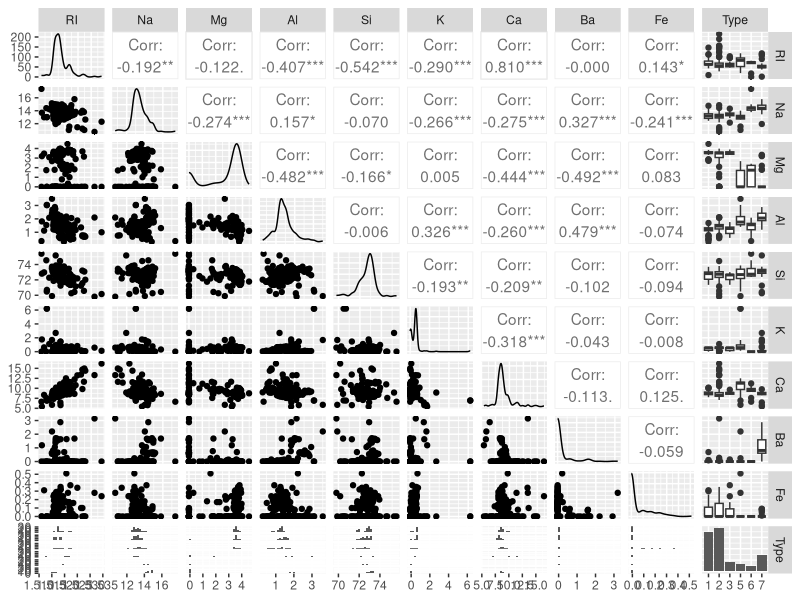
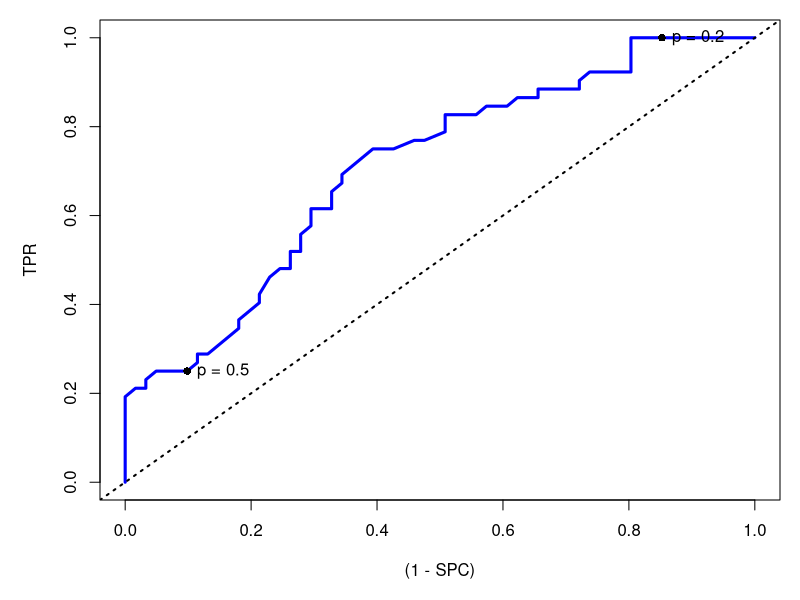

The R script that drew these images, in order: (Note: this script raises an error after producing the figures.)
## ---- chunk 1
library('mlbench')
library('GGally')
library('MASS')

my.seed <- 123
train.percent <- 0.75
# Исходные данные: набор Glass
data(Glass)
head(Glass)
dim(Glass)
# графики разброса
ggpairs(Glass)
## ---- chunk 2
# Отбираем наблюдения в обучающую выборку
set.seed(my.seed)
inTrain <- sample(seq_along(Glass$Type),
                  nrow(Glass) * train.percent)
inTest <- -inTrain
df <- Glass[inTrain, ] 
df.1 <- Glass[inTest, ] 
summary(df, digits = 2)

# фактические значения на обучающей выборке
Факт <- df$Type
# Логистическая регрессия 
#Была проведена процедура последовательного исключения незначимых факторов
model.logit <- glm(Type ~ RI + Na + Mg + Al + Si + K + Ca + Ba + Fe, 
                   data = df,
                   family = 'binomial')

summary(model.logit)
model.logit2 <- glm(Type ~ RI + Na + Mg + Al + Si + K + Ca + Ba, 
                   data = df,
                   family = 'binomial')

summary(model.logit2)
model.logit3 <- glm(Type ~ Na + Mg + Al + Si + K + Ca + Ba, 
                    data = df,
                    family = 'binomial')

summary(model.logit3)
model.logit4 <- glm(Type ~ Na + Mg + Si + K + Ca + Ba, 
                    data = df,
                    family = 'binomial')

summary(model.logit4)
model.logit5 <- glm(Type ~ Na + Mg + Si + Ca + Ba, 
                    data = df,
                    family = 'binomial')

summary(model.logit5)
model.logit6 <- glm(Type ~ Mg + Si + Ca + Ba, 
                    data = df,
                    family = 'binomial')

summary(model.logit6)
model.logit7 <- glm(Type ~ Mg + Si + Ca, 
                    data = df,
                    family = 'binomial')

summary(model.logit7)
# прогноз: вероятности принадлежности классу '1' 
p.logit <- predict(model.logit7, df, type = 'response')

Прогноз <- factor(ifelse(p.logit > 0.5, 2, 1), levels = c(1,2),
                  labels = c('2', '1')) 



# матрица неточностей
conf.m <- table(Факт, Прогноз)
conf.m

# чувствительность
conf.m[2, 2] / sum(conf.m[2, ])
# специфичность
conf.m[1, 1] / sum(conf.m[1, ])
# верность
sum(diag(conf.m)) / sum(conf.m)

# фактические значения на тестовой выборке
Факт.1 <- df.1$Type
model.logit7 <- glm(Type ~ Mg + Si + Ca, 
                    data = df.1,
                    family = 'binomial')

summary(model.logit7)
# прогноз: вероятности принадлежности классу '1' 
p.logit <- predict(model.logit7, df.1, type = 'response')

Прогноз1 <- factor(ifelse(p.logit > 0.5, 2, 1), levels = c(1,2),
                  labels = c('2', '1')) 



# матрица неточностей
conf.m <- table(Факт.1, Прогноз1)
conf.m

# чувствительность
conf.m[2, 2] / sum(conf.m[2, ])
# специфичность
conf.m[1, 1] / sum(conf.m[1, ])
# верность
sum(diag(conf.m)) / sum(conf.m)

## ---- chunk 3
# LDA 
#Обучающая 
model.lda <- lda(Type ~ Mg + Si + Ca, data = df)

model.lda

# прогноз: вероятности принадлежности классу '1' 
p.lda <- predict(model.lda, df, 
                 type = 'response')
Прогноз <- factor(ifelse(p.lda$posterior[, '1'] > 0.5, 
                         2, 1),
                  levels = c(1, 2),
                  labels = c('2', '1'))

# матрица неточностей
conf.m <- table(Факт, Прогноз)
conf.m

# чувствительность
conf.m[2, 2] / sum(conf.m[2, ])
# специфичность
conf.m[1, 1] / sum(conf.m[1, ])
# верность
sum(diag(conf.m)) / sum(conf.m)

#тестовая 
model.lda1 <- lda(Type ~ Mg + Si + Ca, data = df.1)

model.lda1

# прогноз: вероятности принадлежности классу '1' 
p.lda1 <- predict(model.lda, df.1, 
                 type = 'response')
Прогноз1 <- factor(ifelse(p.lda1$posterior[, '1'] > 0.5, 
                         2, 1),
                  levels = c(1, 2),
                  labels = c('2', '1'))

# матрица неточностей
conf.m <- table(Факт.1, Прогноз1)
conf.m

# чувствительность
conf.m[2, 2] / sum(conf.m[2, ])
# специфичность
conf.m[1, 1] / sum(conf.m[1, ])
# верность
sum(diag(conf.m)) / sum(conf.m)

## ---- chunk 4
# ROC-кривая для LDA на обучающей
# считаем 1-SPC и TPR для всех вариантов границы отсечения
x <- NULL    # для (1 - SPC)
y <- NULL    # для TPR

# заготовка под матрицу неточностей
tbl <- as.data.frame(matrix(rep(0, 4), 2, 2))
rownames(tbl) <- c('fact.2', 'fact.1')
colnames(tbl) <- c('predict.2', 'predict.1')

# цикл по вероятностям отсечения
for (p in seq(0, 1, length = 501)) {
  # прогноз
  Прогноз <- factor(ifelse(p.lda$posterior[, '1'] > p, 
                           2, 1),
                    levels = c(1, 2),
                    labels = c('2', '1'))
  
  # фрейм со сравнением факта и прогноза
  df.compare <- data.frame(Факт = Факт, Прогноз = Прогноз)
  
  # заполняем матрицу неточностей
  # TN
  tbl[1, 1] <- nrow(df.compare[df.compare$Факт == '2' & df.compare$Прогноз == '2', ])
  
  # TP
  tbl[2, 2] <- nrow(df.compare[df.compare$Факт == '1' & df.compare$Прогноз == '1', ])
  
  # FP
  tbl[1, 2] <- nrow(df.compare[df.compare$Факт == '2' & df.compare$Прогноз == '1', ])
  
  # FN
  tbl[2, 1] <- nrow(df.compare[df.compare$Факт == '1' & df.compare$Прогноз == '2', ])
  
  
  # считаем характеристики
  TPR <- tbl[2, 2] / sum(tbl[2, ])
  y <- c(y, TPR)
  SPC <- tbl[1, 1] / sum(tbl[1, ])
  x <- c(x, 1 - SPC)
}

# строим ROC-кривую
par(mar = c(5, 5, 1, 1))
# кривая
plot(x, y, 
     type = 'l', col = 'blue', lwd = 3,
     xlab = '(1 - SPC)', ylab = 'TPR', 
     xlim = c(0, 1), ylim = c(0, 1))

# прямая случайного классификатора
abline(a = 0, b = 1, lty = 3, lwd = 2)
p.vector <- seq(0, 1, length = 501)
# точка для вероятности 0.5
points(x[p.vector == 0.5], y[p.vector == 0.5], pch = 16)
text(x[p.vector == 0.5], y[p.vector == 0.5], 'p = 0.5', pos = 4)
# точка для вероятности 0.2
points(x[p.vector == 0.2], y[p.vector == 0.2], pch = 16)
text(x[p.vector == 0.2], y[p.vector == 0.2], 'p = 0.2', pos = 4)


# ROC-кривая для LDA на тестовой
x1 <- NULL    # для (1 - SPC)
y1 <- NULL    # для TPR

# заготовка под матрицу неточностей
tbl1 <- as.data.frame(matrix(rep(0, 4), 2, 2))
rownames(tbl1) <- c('fact.2', 'fact.1')
colnames(tbl1) <- c('predict.2', 'predict.1')

# вектор вероятностей для перебора
p.vector <- seq(0, 1, length = 501)

# цикл по вероятностям отсечения
for (p in p.vector) {
  # прогноз
  Прогноз1 <- factor(ifelse(p.lda1$posterior[, '1'] > p, 
                           2, 1),
                    levels = c(1, 2),
                    labels = c('2', '1'))
  
  # фрейм со сравнением факта и прогноза
  df1.compare <- data.frame(Факт1 = Факт1, Прогноз1 = Прогноз1)
  
  # заполняем матрицу неточностей
  tbl1[1, 1] <- nrow(df1.compare[df1.compare$Факт1 == '2' & df1.compare$Прогноз1 == '2', ])
  tbl1[2, 2] <- nrow(df1.compare[df1.compare$Факт1 == '1' & df1.compare$Прогноз1 == '1', ])
  tbl1[1, 2] <- nrow(df1.compare[df1.compare$Факт1 == '2' & df1.compare$Прогноз1 == '1', ])
  tbl1[2, 1] <- nrow(df1.compare[df1.compare$Факт1 == '1' & df1.compare$Прогноз1 == '2', ])
  
  # считаем характеристики
  TPR1 <- tbl1[2, 2] / sum(tbl1[2, 2] + tbl1[2, 1])
  y1 <- c(y1, TPR1)
  SPC1 <- tbl1[1, 1] / sum(tbl1[1, 1] + tbl1[1, 2])
  x1 <- c(x1, 1 - SPC1)
}

# строим ROC-кривую
par(mar = c(5, 5, 1, 1))
# кривая
plot(x1, y1, type = 'l', col = 'blue', lwd = 3,
     xlab = '(1 - SPC)', ylab = 'TPR', 
     xlim = c(0, 1), ylim = c(0, 1))
# прямая случайного классификатора
abline(a = 0, b = 1, lty = 3, lwd = 2)

# точка для вероятности 0.5
points(x1[p.vector == 0.5], y1[p.vector == 0.5], pch = 16)
text(x1[p.vector == 0.5], y1[p.vector == 0.5], 'p = 0.5', pos = 4)
# точка для вероятности 0.2
points(x1[p.vector == 0.2], y1[p.vector == 0.2], pch = 16)
text(x1[p.vector == 0.2], y1[p.vector == 0.2], 'p = 0.2', pos = 4)



